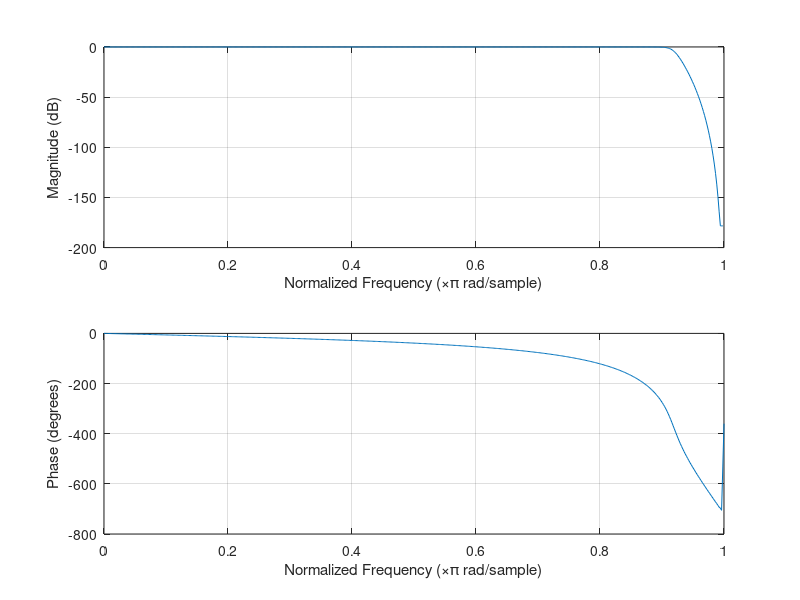
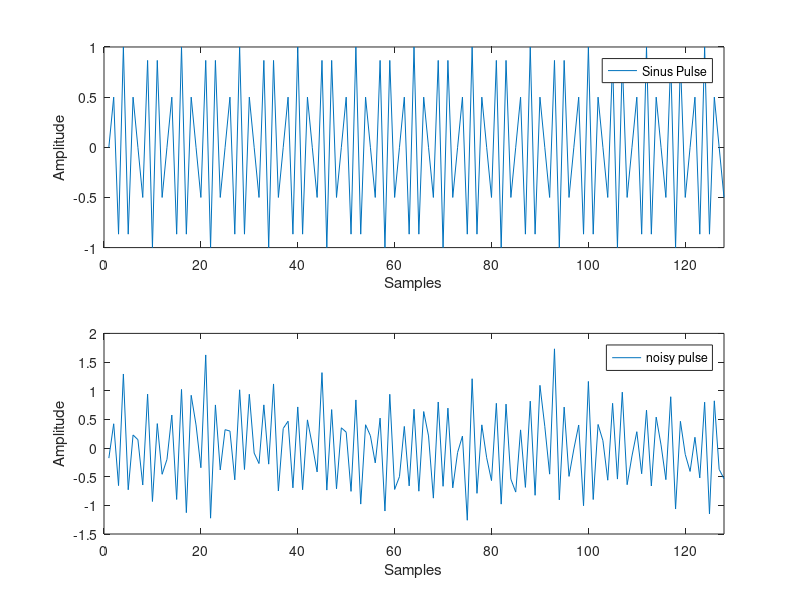
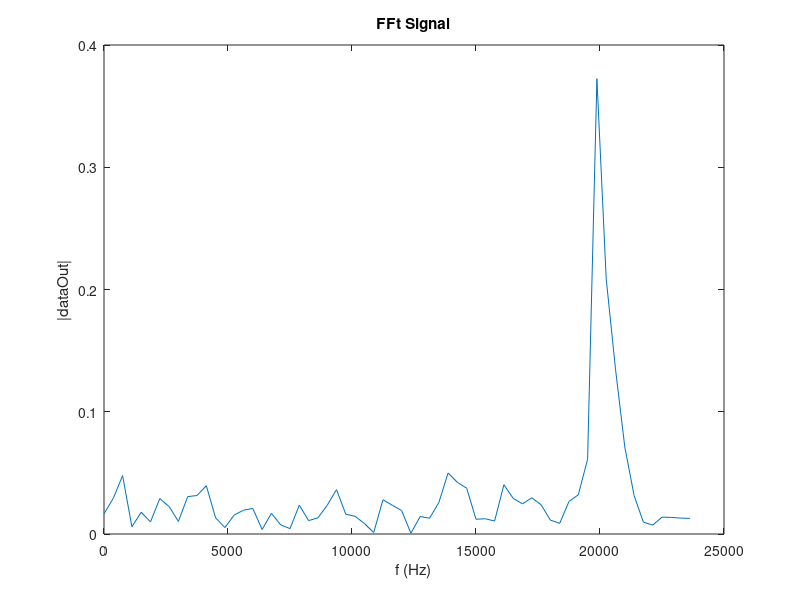

Here is the MATLAB script that generated these plots, in order:
%% Butterworth Filter Design
%% I-  Lowpass Butterworth Transfer Function
% Design a 8th-order lowpass Butterworth filter with a cutoff frequency of 22 
% KHz or other value, which, for data sampled at 48 KHz, corresponds to  rad/sample. Plot its 
% magnitude and phase responses. Use it to filter a 128-sample of sinusPulse.

clear 
fc = 22000;         % Cutoff Frequency
fs = 48000;         % Sampling Frequency        

[b,a] = butter(8,fc/(fs/2),'low');  % Butterworth 8th-order filter
freqz(b,a)
%%
load input_t.mat sinusPulse
dataIn = awgn(sinusPulse,12);           % SNR = 12dB : Add noise into sinusPulse
dataOut = filter(b,a,dataIn);           % Filter the dataIn using butterworth
                                        % filter parameters (a,b)           
%%
figure
%% Sinus Pulse
subplot(2,1,1)
plot(real(sinusPulse))
xlim([0 length(sinusPulse)])
legend('Sinus Pulse')
xlabel('Samples')
ylabel('Amplitude')

%% Noisy Sinus Pulse

subplot(2,1,2)
plot(real(dataIn))
legend('noisy pulse')
xlabel('Samples')
ylabel('Amplitude')
xlim([0 length(sinusPulse)])
%%
figure
y_fft = abs(fft(dataOut));                   % Fast Fourier Transform
P2 = abs(y_fft/length(sinusPulse));          % Calculate the Modulus or just the real values
                                             % because the fft produce 
                                             % complex values
P1 = P2(1:round(length(sinusPulse)/2));      % Single Side 
%% 
% Define the frequency domain |f| and plot the single-sided amplitude spectrum 
% |P1|.

f = fs*(0:(length(sinusPulse)/2)-1)/length(sinusPulse);            % Frequency Vector
plot(f,P1)
title('FFt Signal')
xlabel('f (Hz)')
ylabel('|dataOut|')
%% References :
% * <https://www.mathworks.com/help/signal/ref/butter.html https://www.mathworks.com/help/signal/ref/butter.html>
% * <https://en.wikipedia.org/wiki/Butterworth_filter https://en.wikipedia.org/wiki/Butterworth_filter>
